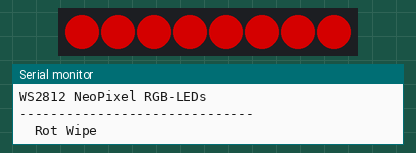
This sketch was run on a simulated Arduino Uno, built with avr-gcc and run on an emulated ATmega328P. Parts: 8 RGB LEDs in strip order, left to right, the last lines printed to the serial monitor. Dim RGB values are drawn brighter than linear.

Above: at 0.8 s.
At 2.1 s:
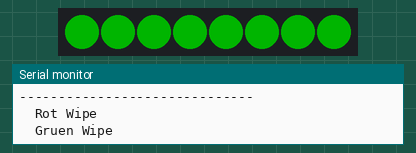
At 3.4 s:
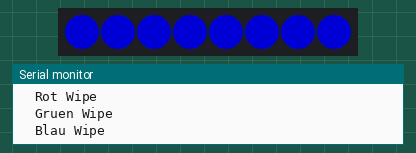
At 5.92 s:
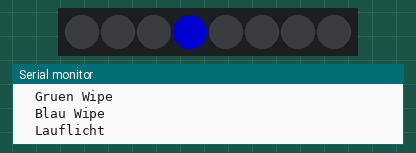
At 8.56 s:
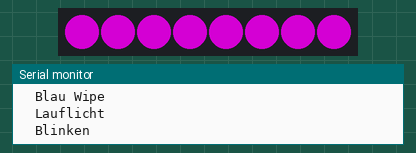
At 14.3 s:
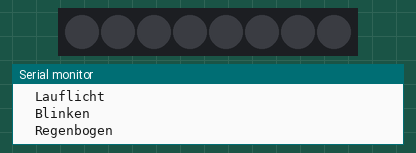
Timing chart, 0 to 40.0 s (numbered marks = the images above):
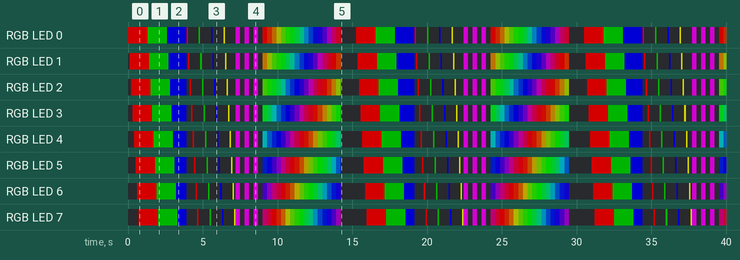

Measured:
- by itself, RGB LED 1: off → RGB(128, 0, 0) at 0.11 s, → RGB(0, 64, 0) 1.3 s later, → RGB(0, 0, 128) 1.3 s later, → off 1.2 s later, … (94 changes in this stretch)
- by itself, RGB LED 2: off → RGB(128, 0, 0) at 0.21 s, → RGB(0, 64, 0) 1.3 s later, → RGB(0, 0, 128) 1.3 s later, → off 1.1 s later, … (94 changes in this stretch)
- by itself, everything shown: repeats every 15.3 s, in 81 steps
- what the display in image 0 shows lasts 0.6 s, from 0.7 s to 1.3 s

The sketch:

code.ino
```cpp
// I05: WS2812 NeoPixel RGB-LED-Strip
// Adressierbare LEDs mit Lichteffekten

#include <FastLED.h>

// NeoPixel-Strip an Pin 7 mit 8 LEDs
#define DATA_PIN 7
#define NUM_LEDS 8

CRGB leds[NUM_LEDS];

void setup() {
    Serial.begin(9600);
    FastLED.addLeds<WS2812, DATA_PIN, GRB>(leds, NUM_LEDS);
    FastLED.setBrightness(128);

    Serial.println("WS2812 NeoPixel RGB-LEDs");
    Serial.println("------------------------------");
}

void clearAll() {
    for (int i = 0; i < NUM_LEDS; i++) {
        leds[i] = CRGB::Black;
    }
    FastLED.show();
}

void setAll(CRGB color) {
    for (int i = 0; i < NUM_LEDS; i++) {
        leds[i] = color;
    }
    FastLED.show();
}

void colorWipe(CRGB color, int wait) {
    for (int i = 0; i < NUM_LEDS; i++) {
        leds[i] = color;
        FastLED.show();
        delay(wait);
    }
}

void runningLight(CRGB color, int wait) {
    for (int i = 0; i < NUM_LEDS; i++) {
        clearAll();
        leds[i] = color;
        FastLED.show();
        delay(wait);
    }
}

void blink(CRGB color, int times, int wait) {
    for (int t = 0; t < times; t++) {
        setAll(color);
        delay(wait);
        clearAll();
        delay(wait);
    }
}

void rainbowCycle(int wait) {
    for (int j = 0; j < 256; j++) {
        for (int i = 0; i < NUM_LEDS; i++) {
            int pos = (i * 256 / NUM_LEDS + j) & 255;
            if (pos < 85) {
                leds[i] = CRGB(255 - pos * 3, pos * 3, 0);
            } else if (pos < 170) {
                pos -= 85;
                leds[i] = CRGB(0, 255 - pos * 3, pos * 3);
            } else {
                pos -= 170;
                leds[i] = CRGB(pos * 3, 0, 255 - pos * 3);
            }
        }
        FastLED.show();
        delay(wait);
    }
}

void loop() {
    Serial.println("  Rot Wipe");
    colorWipe(CRGB::Red, 100);
    delay(500);

    Serial.println("  Gruen Wipe");
    colorWipe(CRGB::Green, 100);
    delay(500);

    Serial.println("  Blau Wipe");
    colorWipe(CRGB::Blue, 100);
    delay(500);

    Serial.println("  Lauflicht");
    runningLight(CRGB::Red, 100);
    runningLight(CRGB::Green, 100);
    runningLight(CRGB::Blue, 100);
    runningLight(CRGB::Yellow, 100);

    Serial.println("  Blinken");
    blink(CRGB::Magenta, 3, 300);

    Serial.println("  Regenbogen");
    rainbowCycle(20);

    clearAll();
    delay(1000);
}
```
